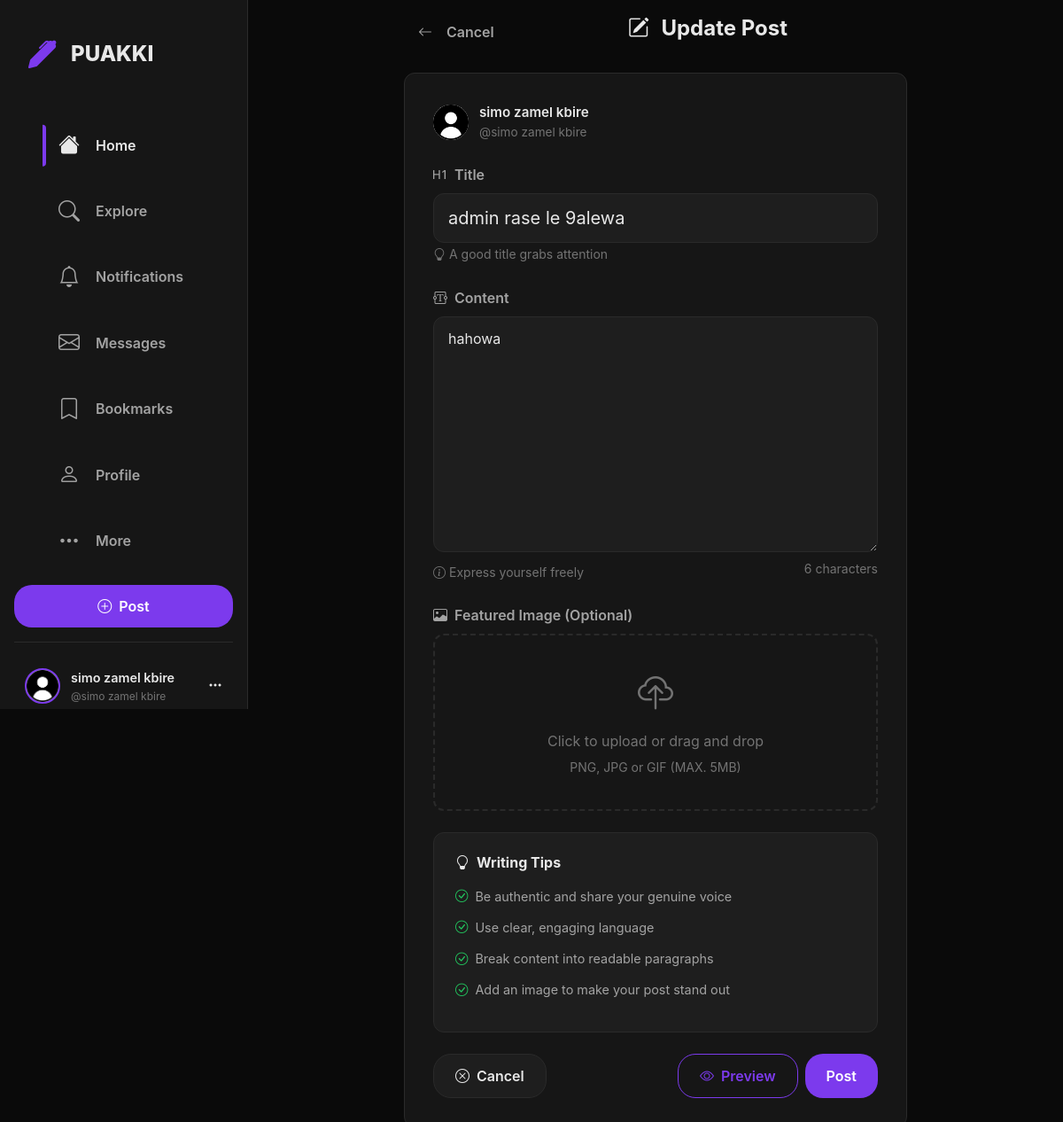
/post/2/update (signed in), run on the app's committed database.
### flask_app/models.py (models this page shows, shortened)
class User(db.Model, UserMixin):
    id = db.Column(db.Integer, primary_key=True)
    username = db.Column(db.String(20), unique=True, nullable=False)
    email = db.Column(db.String(120), unique=True, nullable=False)
    image_file = db.Column(db.String(20), nullable=False, default='default.png')
    password = db.Column(db.String(60), nullable=False)

class Post(db.Model):
    id = db.Column(db.Integer, primary_key=True)
    title = db.Column(db.String(100), nullable=False)
    date_posted = db.Column(db.DateTime, nullable=False, default=datetime.utcnow)
    content = db.Column(db.Text, nullable=False)
    image_file = db.Column(db.String(120), nullable=True, default='default_post.jpg')
    user_id = db.Column(db.Integer, db.ForeignKey('user.id'), nullable=False)
    author = db.relationship('User', backref='posts', lazy=True)

### flask_app/routes.py (the view)
@app.route('/post/<int:post_id>/update', methods=['GET', 'POST'])
@login_required
def update_post(post_id):
    post = Post.query.get_or_404(post_id)
    if post.author != current_user:
        abort(403)
    form = PostForm()
    if form.validate_on_submit():
        post.title = form.title.data
        post.content = form.content.data
        db.session.commit()
        flash('Your Post Had Been Updated!', 'success')
        return redirect(url_for('post', post_id=post.id))
    else:
        form.title.data = post.title
        form.content.data = post.content
    return render_template('create_post.html', form=form, legend='Update Post')

### flask_app/forms.py
class PostForm(FlaskForm):
    title = StringField('Title', validators=[DataRequired()])
    content = TextAreaField('content', validators=[DataRequired()])
    image = FileField('Upload Image', validators=[FileAllowed(['jpg', 'png', 'jpeg'])])
    submit = SubmitField('Post')

### flask_app/models.py (called while the page is built)
@login_manager.user_loader
def load_user(user_id):
    return User.query.get(int(user_id))

### flask_app/templates/create_post.html (shortened to what this page needs)
{% extends "base.html" %}
{% block content %}
<div class="create-post-container">
  <div class="create-post-header">
    <a href="{{ url_for('home') }}" class="btn-back-nav">
      <i class="bi bi-arrow-left me-2"></i>
      <span>Cancel</span>
    </a>
    <h2 class="create-post-title">
      <i class="bi bi-{% if legend == 'New Post' %}plus-circle{% else %}pencil-square{% endif %} me-2"></i>
      {{ legend }}
    </h2>
  </div>
  <div class="create-post-card">
    <form action="" method="POST" enctype="multipart/form-data">
      <div class="post-author-info mb-4">
        <img
          src="{{ url_for('static', filename='imgs/' + current_user.image_file) }}"
          alt="{{ current_user.username }}"
          class="author-avatar-small"
        />
        <div>
          <p class="author-name-small mb-0">{{ current_user.username }}</p>
          <p class="author-handle-small mb-0">@{{ current_user.username|lower }}</p>
        </div>
      </div>
      <div class="form-group mb-4">
        <label class="form-label">
          <i class="bi bi-type-h1 me-2"></i>Title
        </label>
        {% if form.title.errors %}
          {{ form.title(class="form-control form-control-lg is-invalid", placeholder="Give your post a catchy title...") }}
          <div class="invalid-feedback">
            {% for error in form.title.errors %}
              {{ error }}
            {% endfor %}
          </div>
        {% else %}
          {{ form.title(class="form-control form-control-lg", placeholder="Give your post a catchy title...") }}
        {% endif %}
        <small class="form-text text-muted">
          <i class="bi bi-lightbulb me-1"></i>A good title grabs attention
        </small>
      </div>
      <div class="form-group mb-4">
        <label class="form-label">
          <i class="bi bi-textarea-t me-2"></i>Content
        </label>
        {% if form.content.errors %}
          {{ form.content(class="form-control is-invalid", rows="10", placeholder="Share your story, thoughts, or ideas...") }}
          <div class="invalid-feedback">
            {% for error in form.content.errors %}
              {{ error }}
            {% endfor %}
          </div>
        {% else %}
          {{ form.content(class="form-control", rows="10", placeholder="Share your story, thoughts, or ideas...", id="contentInput") }}
        {% endif %}
        <div class="d-flex justify-content-between mt-2">
          <small class="form-text text-muted">
            <i class="bi bi-info-circle me-1"></i>Express yourself freely
          </small>
          <small class="text-muted">
            <span id="charCount">0</span> characters
          </small>
        </div>
      </div>
      <div class="form-group mb-4">
        <label class="form-label">
          <i class="bi bi-image me-2"></i>Featured Image (Optional)
        </label>
        <div class="image-upload-area" id="imageUploadArea">
          <div class="upload-placeholder" id="uploadPlaceholder">
            <i class="bi bi-cloud-upload fs-1"></i>
            <p class="mt-2 mb-1">Click to upload or drag and drop</p>
            <small class="text-muted">PNG, JPG or GIF (MAX. 5MB)</small>
          </div>
        </div>
      </div>
      <div class="tips-card mb-4">
        <h5 class="tips-title">
          <i class="bi bi-lightbulb me-2"></i>Writing Tips
        </h5>
        <ul class="tips-list">
          <li><i class="bi bi-check-circle me-2"></i>Be authentic and share your genuine voice</li>
          <li><i class="bi bi-check-circle me-2"></i>Use clear, engaging language</li>
          <li><i class="bi bi-check-circle me-2"></i>Break content into readable paragraphs</li>
          <li><i class="bi bi-check-circle me-2"></i>Add an image to make your post stand out</li>
        </ul>
      </div>
      <div class="form-actions">
        <a href="{{ url_for('home') }}" class="btn btn-secondary">
          <i class="bi bi-x-circle me-2"></i>Cancel
        </a>
        <div class="d-flex gap-2">
          <button type="button" class="btn btn-outline-primary" onclick="previewPost()">
            <i class="bi bi-eye me-2"></i>Preview
          </button>
          {{ form.submit(class="btn btn-primary px-4") }}
        </div>
      </div>
    </form>
  </div>
</div>
{% endblock %}

### flask_app/templates/base.html (shortened to what this page needs)
<!doctype html>
<html lang="en">
  <head>
    <link href="https://cdn.jsdelivr.net/npm/bootstrap@5.3.2/dist/css/bootstrap.min.css" rel="stylesheet">
    <link rel="stylesheet" href="https://cdn.jsdelivr.net/npm/bootstrap-icons@1.11.1/font/bootstrap-icons.css">
    <link href="{{ url_for('static', filename='style.css') }}" rel="stylesheet">
  </head>
  <body>
    <aside class="sidebar" id="sidebar">
      <a href="{{ url_for('home') if current_user.is_authenticated else '#' }}" class="sidebar-brand">
        <i class="bi bi-pen-fill"></i>
        <span>PUAKKI</span>
      </a>
      <ul class="sidebar-nav">
        {% if current_user.is_authenticated %}
        <li class="nav-item-sidebar">
          <a class="nav-link-sidebar active" href="{{ url_for('home') }}">
            <i class="bi bi-house-fill"></i>
            <span>Home</span>
          </a>
        </li>
        <li class="nav-item-sidebar">
          <a class="nav-link-sidebar" href="#">
            <i class="bi bi-search"></i>
            <span>Explore</span>
          </a>
        </li>
        <li class="nav-item-sidebar">
          <a class="nav-link-sidebar" href="#">
            <i class="bi bi-bell"></i>
            <span>Notifications</span>
          </a>
        </li>
        <li class="nav-item-sidebar">
          <a class="nav-link-sidebar" href="#">
            <i class="bi bi-envelope"></i>
            <span>Messages</span>
          </a>
        </li>
        <li class="nav-item-sidebar">
          <a class="nav-link-sidebar" href="#">
            <i class="bi bi-bookmark"></i>
            <span>Bookmarks</span>
          </a>
        </li>
        <li class="nav-item-sidebar">
          <a class="nav-link-sidebar" href="{{ url_for('account') }}">
            <i class="bi bi-person"></i>
            <span>Profile</span>
          </a>
        </li>
        <li class="nav-item-sidebar">
          <a class="nav-link-sidebar" href="#">
            <i class="bi bi-three-dots"></i>
            <span>More</span>
          </a>
        </li>
        {% endif %}
      </ul>
      {% if current_user.is_authenticated %}
      <a href="{{ url_for('new_post') }}" class="btn btn-primary w-100 mb-3">
        <i class="bi bi-plus-circle me-2"></i>Post
      </a>
      {% endif %}
      {% if current_user.is_authenticated %}
      <div class="sidebar-footer">
        <div class="dropdown w-100">
          <div class="user-profile" data-bs-toggle="dropdown" aria-expanded="false">
            <img
              src="{{ url_for('static', filename='imgs/' + current_user.image_file) }}"
              alt="{{ current_user.username }}"
              class="user-avatar"
            />
            <div class="user-info">
              <span class="user-name">{{ current_user.username }}</span>
              <span class="user-email">@{{ current_user.username|lower }}</span>
            </div>
            <i class="bi bi-three-dots"></i>
          </div>
        </div>
      </div>
      {% endif %}
    </aside>
    <main class="main-container">
      <div class="content-wrapper">
        {% block content %}{% endblock %}
      </div>
    </main>
  </body>
</html>

### data on the page
User: image_file (placeholder picture), username "simo zamel kbire"
Post: title "admin rase le 9alewa", content "hahowa"

### other printed values
{{ legend }} "Update Post"
